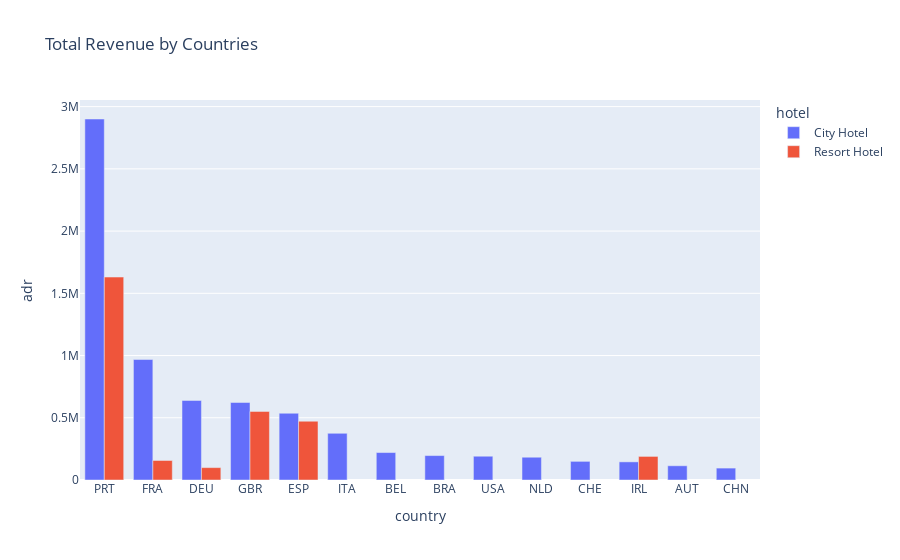

This figure's notebook cell:
### Markdown cell above
hotel booking data grouped by month, showcasing cancellations over time 

In July non-canceled bookings are 62% of total bookings
In August non-canceled bookings are 62% of total bookings
In September non-canceled bookings are 60% of total bookings
In October non-canceled bookings are 61% of total bookings
In November non-canceled bookings are 68% of total bookings
In December non-canceled bookings are 65% of total bookings
In January non-canceled bookings are 69% of total bookings
In February non-canceled bookings are 66% of total bookings
In March non-canceled bookings are 67% of total bookings
In April non-canceled bookings are 59% of total bookings
In May non-canceled bookings are 60% of total bookings
In June non-canceled bookings are 58% of total bookings

### Code cell
conn_norm = create_connection('hotel_booking_norm.db')
cur = conn_norm.cursor()

sql = """
    select p.country, b.hotel, round(sum(adr), 2) as adr, count(*) as total_bookings
    from booking b
    join person p on b.email = p.email
    group by country, hotel
    order by adr desc
    limit 20;
"""

res = pd.read_sql_query(sql, conn_norm)
conn_norm.commit()
conn_norm.close()
# print(res)
fig = px.bar(res, x='country', y='adr', color='hotel', barmode='group', title='Total Revenue by Countries')
fig.show()

### Figure 1 — Plotly figure (JSON) as saved in the notebook; plotly's stock layout.template omitted (floating-point values rounded to 4 significant figures)
{"data": [{"alignmentgroup": "True", "hovertemplate": "hotel=City Hotel<br>country=%{x}<br>adr=%{y}<extra></extra>", "legendgroup": "City Hotel", "marker": {"color": "#636efa", "pattern": {"shape": ""}}, "name": "City Hotel", "offsetgroup": "City Hotel", "orientation": "v", "showlegend": true, "textposition": "auto", "type": "bar", "x": ["PRT", "FRA", "DEU", "GBR", "ESP", "ITA", "BEL", "BRA", "USA", "NLD", "CHE", "IRL", "AUT", "CHN"], "xaxis": "x", "y": [2900000.0, 968000.0, 639200.0, 622700.0, 536400.0, 375000.0, 220500.0, 196200.0, 191000.0, 183000.0, 149800.0, 145700.0, 114300.0, 95710.0], "yaxis": "y"}, {"alignmentgroup": "True", "hovertemplate": "hotel=Resort Hotel<br>country=%{x}<br>adr=%{y}<extra></extra>", "legendgroup": "Resort Hotel", "marker": {"color": "#EF553B", "pattern": {"shape": ""}}, "name": "Resort Hotel", "offsetgroup": "Resort Hotel", "orientation": "v", "showlegend": true, "textposition": "auto", "type": "bar", "x": ["PRT", "GBR", "ESP", "IRL", "FRA", "DEU"], "xaxis": "x", "y": [1631000.0, 551100.0, 472300.0, 189600.0, 156800.0, 99530.0], "yaxis": "y"}], "layout": {"barmode": "group", "legend": {"title": {"text": "hotel"}, "tracegroupgap": 0}, "title": {"text": "Total Revenue by Countries"}, "xaxis": {"anchor": "y", "domain": [0, 1], "title": {"text": "country"}}, "yaxis": {"anchor": "x", "domain": [0, 1], "title": {"text": "adr"}}}}
